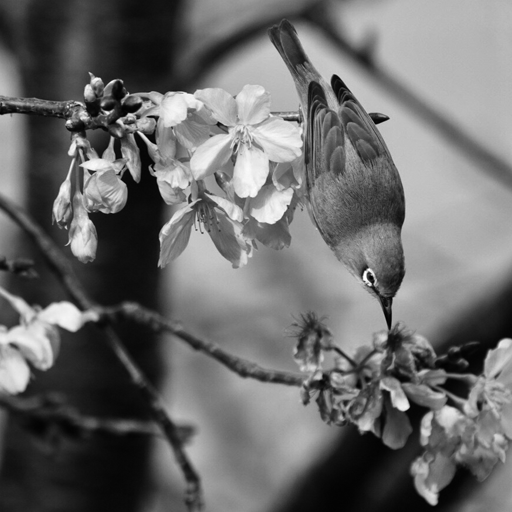
#> input picture Hw2_dft/Bird 1.tif, 512 x 512 px
$ python project2.py
#> lines starting #> are read from the running program, lines starting #| are printed output that depends on the picture
import numpy as np
import cv2
import matplotlib.pyplot as plt
import os.path
import csv

def read_file():
    img = cv2.imread('Bird 1.tif',cv2.IMREAD_GRAYSCALE)
#> img is the input picture: shape (512, 512); min 0, max 255, mean 106.7
    # img = cv2.imread('3xzkY.jpg',cv2.IMREAD_GRAYSCALE)
    # img = cv2.resize(img,(512,512))
    return img

def show_img(img,figname):
    plt.figure(figname)
    plt.imshow(img, cmap ='gray')
    path = os.path.join('output',figname+'.png')
    plt.show()
    cv2.imwrite(path,img)
    return

def DFT(img,filename):
#> called with filename = 'Original image'
    f = np.fft.fft2(img)
    fshift = np.fft.fftshift(f)
    f_bounded = 20*np.log(np.abs(fshift+1))
    f_img = 255 * f_bounded / np.max(f_bounded)
    f_img = f_img.astype(np.uint8)
    show_img(f_img,filename+' DFT magnitude')

    phase = np.angle(fshift)
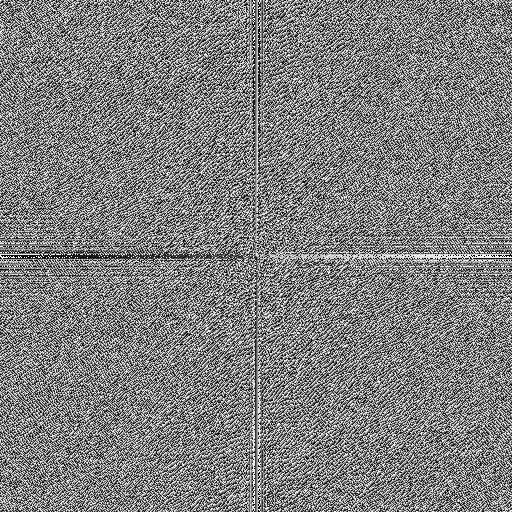
#> phase: shape (512, 512) float64; min -3.14, max 3.14, mean 2.4e-05; drawn with min black and max white
    phase += -np.min(phase)
    phase = 255 * phase / np.max(phase)
    phase = phase.astype(np.uint8)
    # print(phase)
    show_img(phase,filename+' DFT phase')
    return f

def iDFT(img):
    f = np.fft.ifft2(img)
    img_back = (np.abs(f))
    # img_back = np.clip(img_back,0,255)
    f_img = img_back - np.min(img_back)
    f_img = 255 * f_img / np.max(f_img)
    f_img = f_img.astype(np.uint8)
    show_img(f_img,'Output with Laplaciain filter')
    return img_back

# [12 lines of commented-out code are left out]

def fourier_multiply(img1,img2):
    img = img1 * img2
    f_bounded = 20*np.log(np.abs(img+1))
    f_img = 255 * f_bounded / np.max(f_bounded)
    f_img = f_img.astype(np.uint8)
    show_img(f_img,'Using laplacian filter DFT magnitude')
    idft_img = iDFT(img)
    table_output(img1,img)
    return idft_img

def laplacian_H(img):
    row, col = img.shape
#> row = 512; col = 512
    H = np.zeros((img.shape))
    for i in range(int(row/2)):
        for j in range(int(col/2)):
            u = i - int(row/2)
            v = j - int(col/2)
            H[i][j] = -1*(u*u + v*v)
            H[511-i][511-j] = H[i][j]
            H[i][511-j] = H[i][j]
            H[511-i][j] = H[i][j]
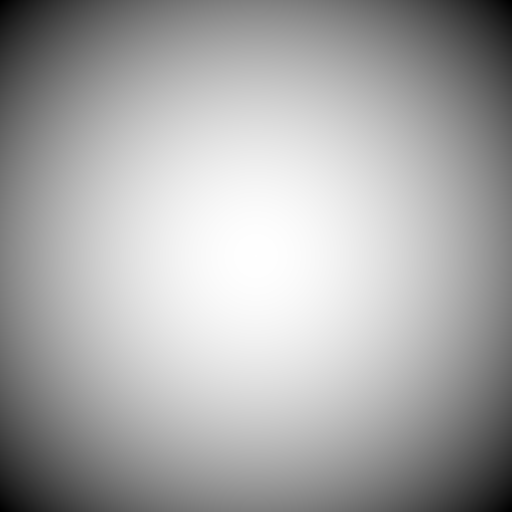
#> H: shape (512, 512) float64; min -131072, max -2, mean -43947; drawn with min black and max white

    # for i in range(row):
    #     for j in range(col):
    #         H[i][j] = -1*(i*i + j*j)

    H += -(np.min(H))
    H = H/np.max(H)
    # print(H)
    show_img(H*255,'H')
#> call 4 of show_img, with figname = 'H'
#> in show_img (call 4), `plt.show()`:
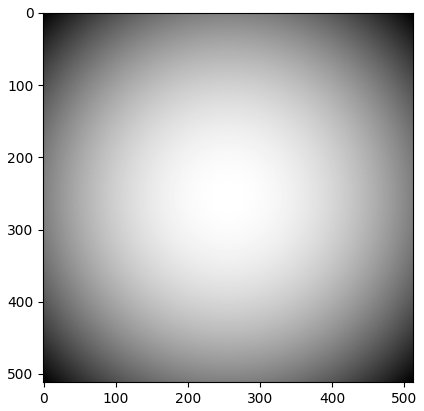
#> figure drawn by matplotlib, 1 panel
    return H

def table_output(F,HF):
    path = os.path.join('output','table.csv')
    with open(path,'w',newline='') as csvfile:
        writer = csv.writer(csvfile)
        writer.writerow(['Original DFT magnitude','pair(u,v)','After Laplacian DFT magnitude','pair(u,v)'])
        abs_f = np.abs(F)
        abs_hf = np.abs(HF)
        original = np.argsort(abs_f.flatten())
        result = np.argsort(abs_hf.flatten())
        size = len(original)-1
        for i in range(25):
            row = []
            original_pair = [int(original[size-i]/512),int(original[size-i]%512)]
            result_pair = [int(result[size-i]/512),int(result[size-i]%512)]
            row.append((abs_f[int(original_pair[0])][int(original_pair[1])]))
            row.append(original_pair)
            row.append((abs_hf[int(result_pair[0])][int(result_pair[1])]))
            row.append(result_pair)
            writer.writerow(row)
    return

if __name__ == "__main__":
    img = read_file()
    show_img(img,'Original image')
    F = DFT(img,'Original image')
    H = laplacian_H(F)
    idft_img = fourier_multiply(F,H)
#> in fourier_multiply, `f_bounded = 20*np.log(np.abs(img+1))`:
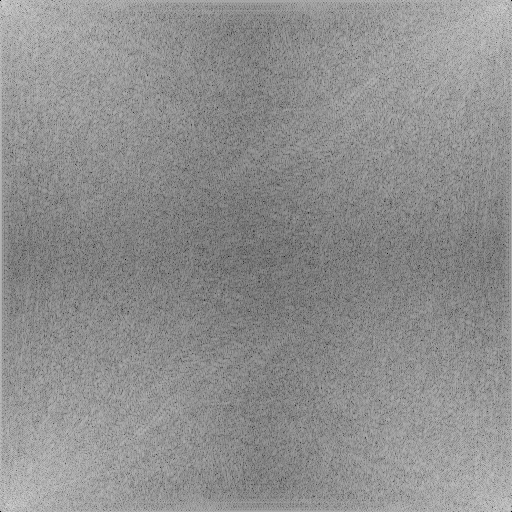
#> f_bounded: shape (512, 512) float64; min 0, max 209.9, mean 143
#> in fourier_multiply, `f_img = 255 * f_bounded / np.max(f_bounded)`:
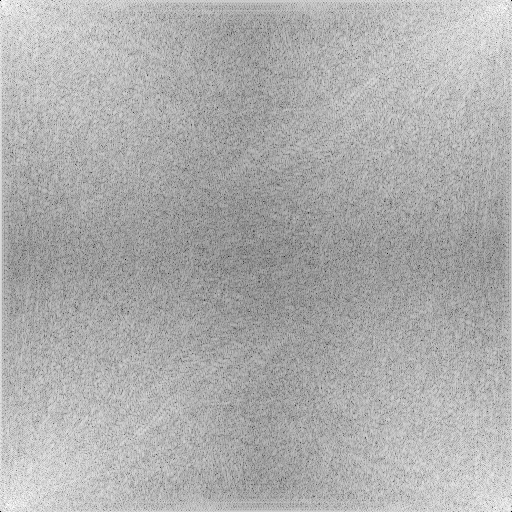
#> f_img: shape (512, 512) float64; min 0, max 255, mean 173.7
#> in table_output, `abs_hf = np.abs(HF)`:
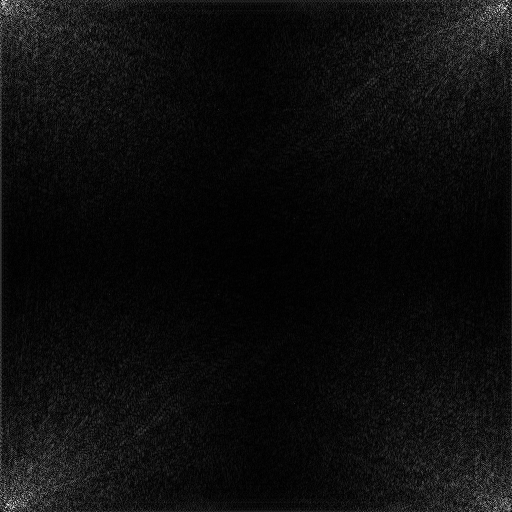
#> abs_hf: shape (512, 512) float64; min 0, max 36143.5, mean 1951.9; drawn with min black and max white
#> in table_output, `size = len(original)-1`: size = 262143
#> the loop in table_output, `for i in range(25):` made 25 passes
#> (original_pair, result_pair) on passes 1 to 12: ([0, 0], [0, 6]), ([0, 2], [8, 504]), ([0, 510], [504, 8]), ([0, 511], [0, 2]), ([0, 1], [9, 499]), ([1, 0], [503, 13]), ([511, 0], [9, 7]), ([509, 511], [12, 495]), ([3, 1], [500, 17]), ([0, 6], [507, 5]), ([0, 506], [5, 507]), ([1, 3], [504, 7])
    enhance_img = img-idft_img
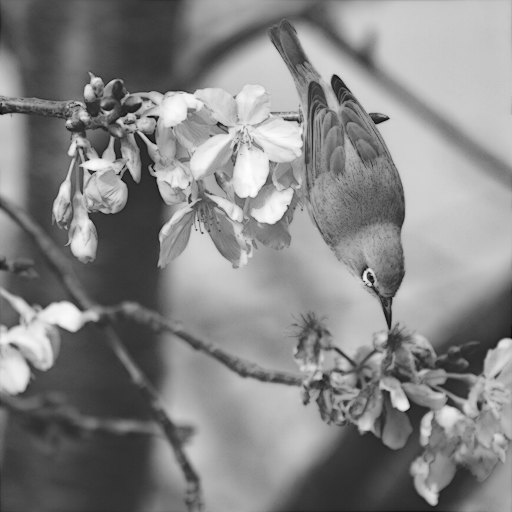
#> enhance_img: shape (512, 512) float64; min -52.92, max 245.5, mean 103.4; drawn with min black and max white
    enhance_img = np.clip(enhance_img,0,255)
    # enhance_img += -np.min(enhance_img)
    # enhance_img = 255 * enhance_img / np.max(enhance_img)
    # enhance_img = enhance_img.astype(np.uint8)
    show_img(enhance_img,'enhance img')
